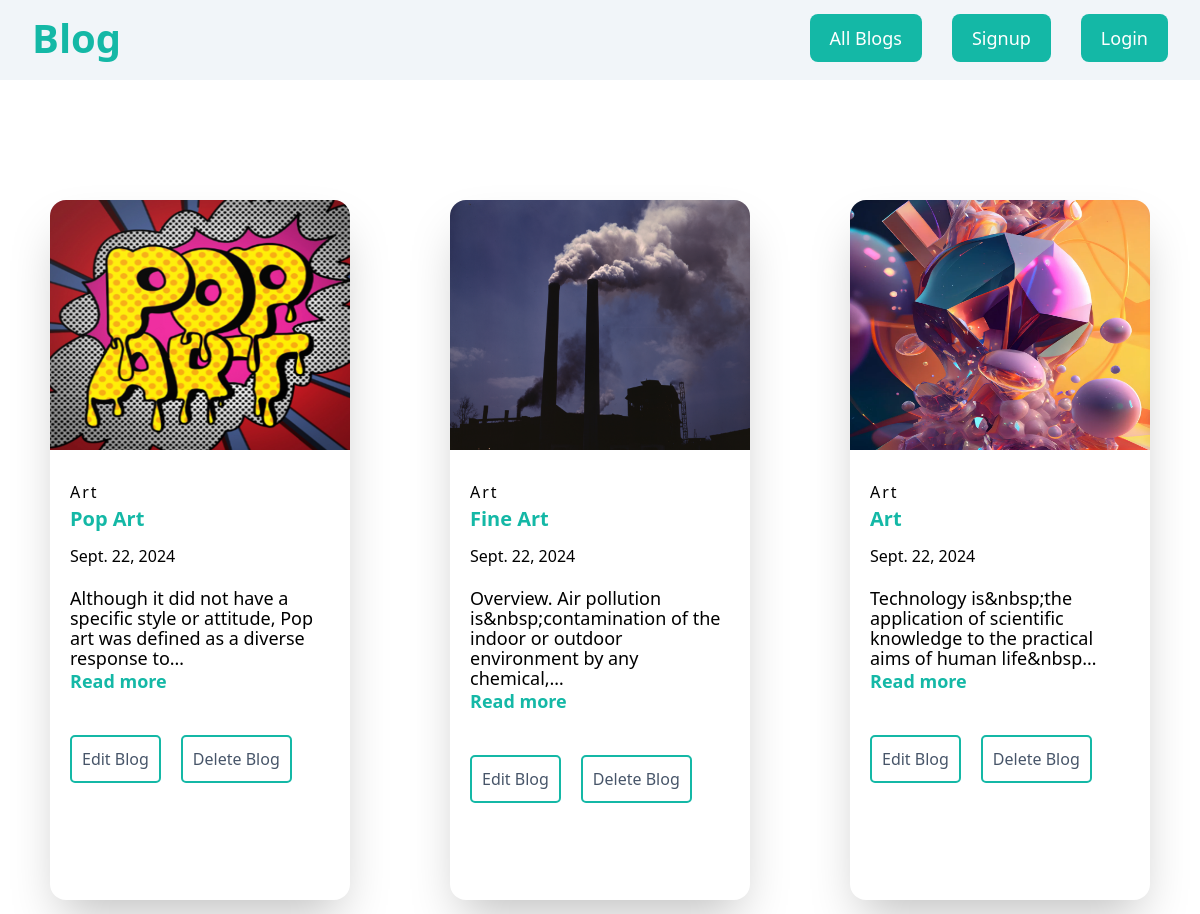
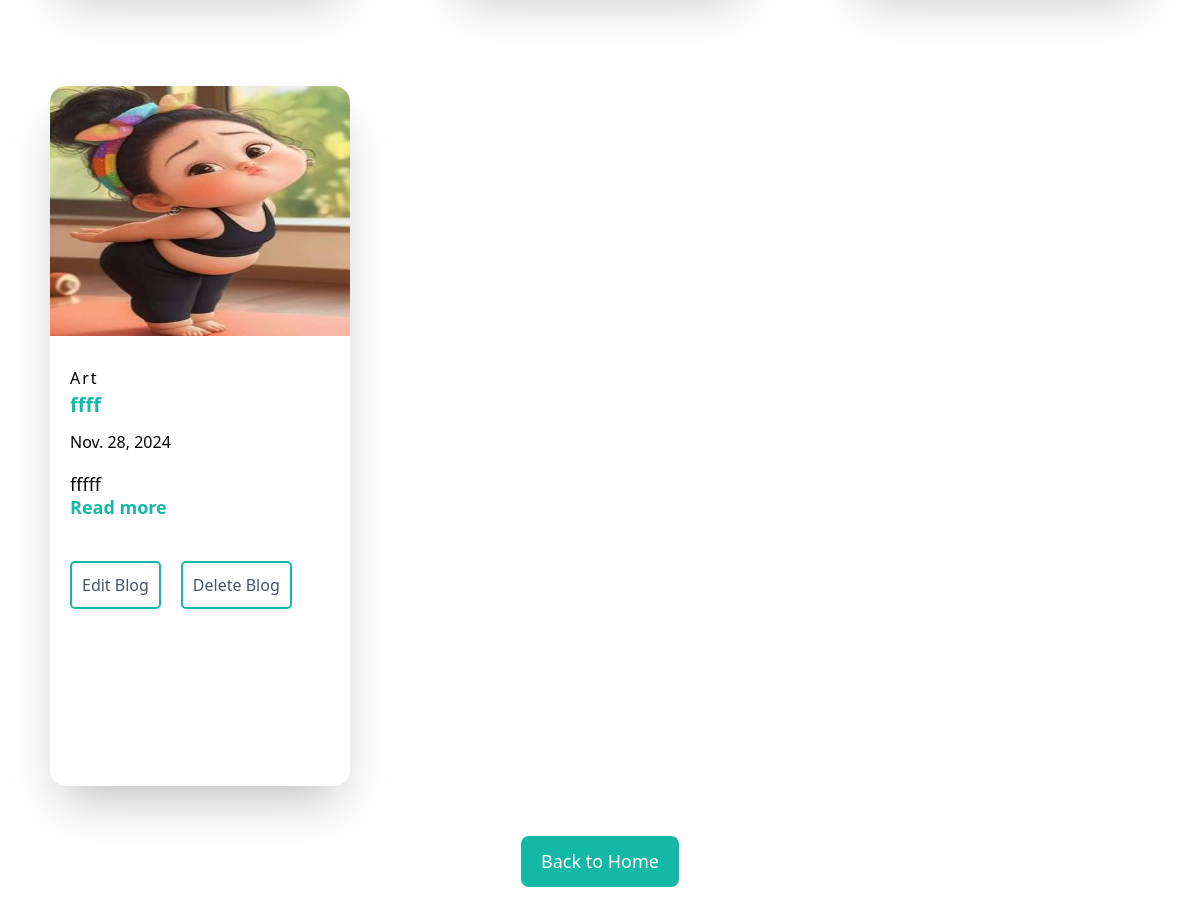
Before: /readcategory/2 with the older database file (2 pictures, top to bottom).
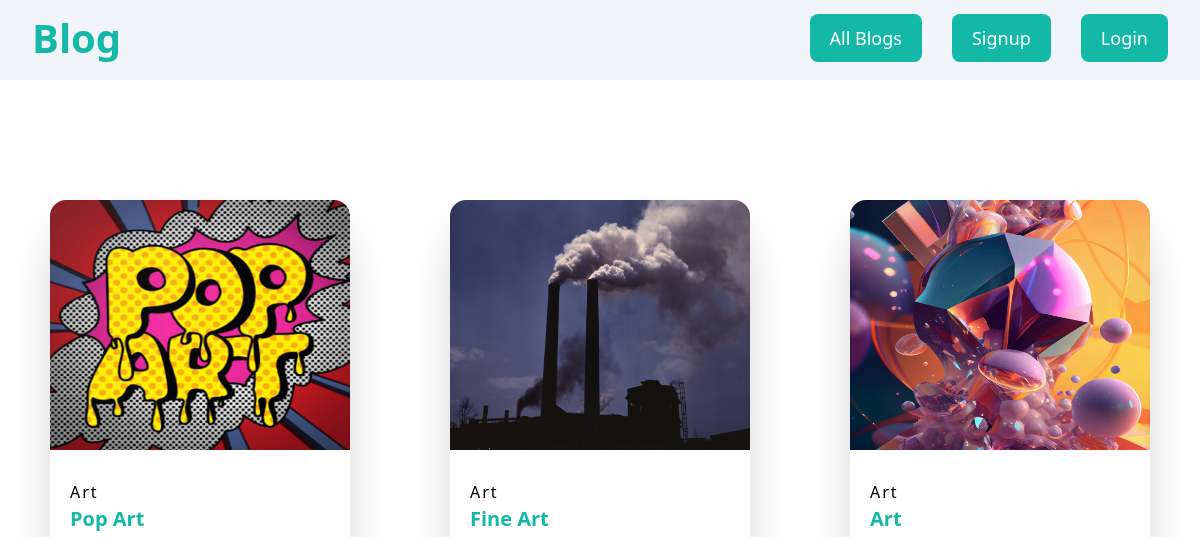
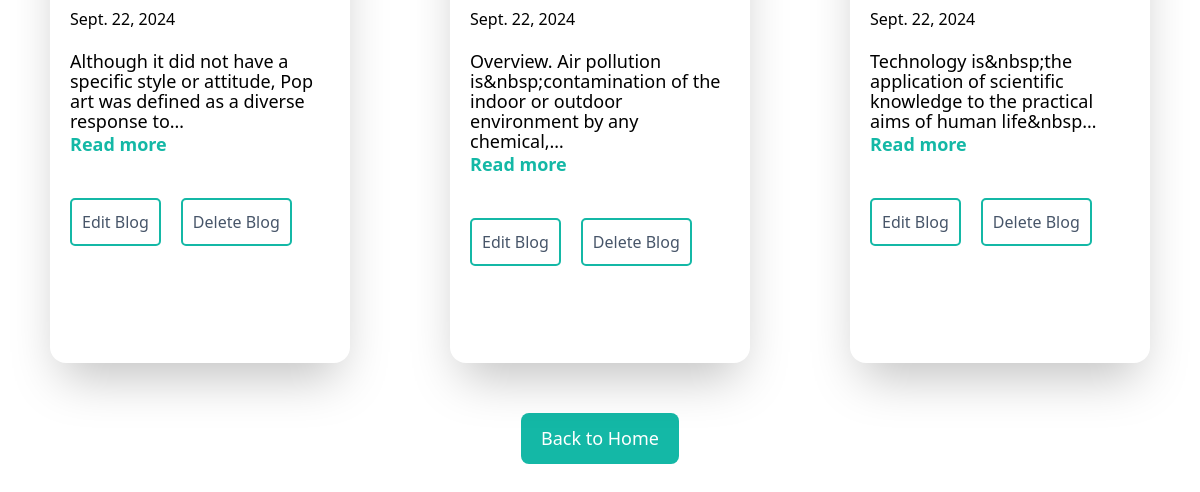
After: the same page with the newer database file (2 pictures, top to bottom).
### bloggingapi/models.py (models this page shows, shortened)
class Blogging(models.Model):
    title=models.CharField(max_length=200)
    content=CKEditor5Field('Text',null=True,blank=True,config_name='extends')
    image=models.FileField(upload_to='static/uploads')
    created_at=models.DateField(auto_now_add=True)
    category=models.ForeignKey(Category,on_delete=models.CASCADE,null=True)

class Category(models.Model):
    category_title=models.CharField(max_length=100,unique=True)
    created_at=models.DateTimeField(auto_now_add=True)
    def __str__(self):
        return self.category_title

### bloggingapi/views.py (the view)
# urls.py: path('readcategory/<int:read_id>',read_category),
def read_category(request,read_id):
    r_category=Category.objects.get(id=read_id)
    blogs=Blogging.objects.filter(category=r_category)
    context={
        'r_category':r_category,
        'blogs':blogs
    }
    return render(request,'bloggingapi/read-category.html',context)

### bloggingapi/templates/bloggingapi/read-category.html
{% extends 'layouts.html'%}
{% block starts%}
{% include 'bloggingapi/navbar.html'%}
<div
  class="w-[100%] grid grid-cols-1 md:grid-cols-2 lg:grid-cols-3 2xl:grid-cols-4 relative top-[200px]"
>
{% for read in blogs%}
  <div class="flex justify-center">
    <div
      class="shadow-2xl mb-[100px] w-[500px] md:w-[350px] lg:w-[300px] xl:w-[400px] 2xl:w-[350px] 3xl:w-[400px] 4xl:w-[450px] 5xl:w-[500px] min-h-[700px] rounded-2xl"
    >
      <a href="/singleblog/{{read.id}}" class="">
        <img
          src="/{{read.image}}"
          alt="{{read.title}}"
          class="h-[300px] md:h-[250px] xl:h-[300px] 2xl:h-[350px] w-[100%] rounded-tr-2xl rounded-tl-2xl"
        />
      </a>
      <div class="px-[20px] py-[30px]">
        <a
          href="/singleblog/{{read.id}}"
          class="tracking-[2px] text-[16px] xl:text-[18px] 2xl:text-[20px] 3xl:text-[22px] 4xl:text-[25px] 5xl:text-[27px]"
          >{{read.category}}</a
        >
        <h5>
          <a
            href="/singleblog/{{read.id}}"
            class="font-bold text-[20px] xl:text-[25px] 2xl:text-[30px] 3xl:text-[35px] 4xl:text-[40px] 5xl:text-[45px] text-teal-500"
            >{{read.title}}</a
          >
        </h5>
        <p class="mt-[10px] text-[16px] 2xl:text-[18px] 3xl:text-[20px] 4xl:text-[22px] 5xl:text-[25px]">{{read.created_at}}</p>
        <p
          class="font-normal text-[18px] xl:text-[20px] 2xl:text-[22px] 3xl:text-[25px] 4xl:text-[27px] 5xl:text-[30px] leading-[20px] xl:leading-[30px] 2xl:leading-[40px] mt-[20px]"
        >
          {{read.content | striptags | truncatechars:100}}
        </p>
        <a
          href="/singleblog/{{read.id}}"
          class="mt-[50px] text-teal-500 font-semibold text-[18px] xl:text-[20px] 2xl:text-[22px] 3xl:text-[25px] 4xl:text-[27px] 5xl:text-[30px]"
          >Read more</a
        >
        <div class="my-[40px] flex">
          {% if user.is_authenticated %}
          <a
            href="/all-blog-update/{{read.id}}"
            class="border-2 border-solid border-teal-500 p-[5px] md:p-[10px]  rounded-[5px] text-slate-600 text-[16px] xl:text-[18px] 2xl:text-[20px] 3xl:text-[22px] 4xl:text-[25px] 5xl:text-[27px] ease-linear duration-75 hover:bg-teal-500 hover:text-white"
            >Edit Blog</a
          >
          <a
            href=""
            class="border-2 border-solid border-teal-500 p-[5px] md:p-[10px]  rounded-[5px] text-slate-600 text-[16px] xl:text-[18px] 2xl:text-[20px] 3xl:text-[22px] 4xl:text-[25px] 5xl:text-[27px] mx-[20px] ease-linear duration-75 hover:bg-teal-500 hover:text-white"
            onclick="return confirm('Are you sure you want to delete this blog?')"
            >Delete Blog</a
          >
          {% else %}
          <a
            href=""
            class="border-2 border-solid border-teal-500 p-[5px] md:p-[10px]  rounded-[5px] text-slate-600 text-[16px] xl:text-[18px] 2xl:text-[20px] 3xl:text-[22px] 4xl:text-[25px] 5xl:text-[27px] ease-linear duration-75 hover:bg-teal-500 hover:text-white"
            >Edit Blog</a
          >
          <a
            href=""
            class="border-2 border-solid border-teal-500 p-[5px] md:p-[10px]  rounded-[5px] text-slate-600 text-[16px] xl:text-[18px] 2xl:text-[20px] 3xl:text-[22px] 4xl:text-[25px] 5xl:text-[27px] mx-[20px] ease-linear duration-75 hover:bg-teal-500 hover:text-white"
            >Delete Blog</a
          >
          {% endif %}
        </div>
      </div>
    </div>
  </div>
  {% endfor %}
</div>
<div class="my-[150px] flex justify-center ">
  <a href="/"
  class="bg-teal-500 text-white py-3 px-5  text-[18px] xl:text-[20px] 2xl:text-[25px] 3xl:text-[30px] 4xl:text-[35px] my-auto rounded-lg hover:border-2 ease-linear duration-75 hover:border-teal-500 hover:border-solid hover:bg-white hover:text-teal-500 hover:text-[20px]"
  >Back to Home</a
>
</div>
{% endblock%}

Changed rows visible on the page:
removed Blogging: image (picture), category "Art", title "ffff", created_at "Nov. 28, 2024", content "fffff"
